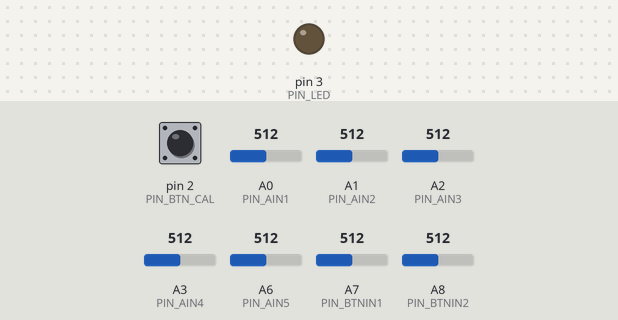
This program was run on a simulated SparkFun Pro Micro, built with avr-gcc and run on an emulated ATmega32U4. On the bench: output pins drawn as LEDs (lit = HIGH). Dashed ring = blinking. The test bench sets the inputs (shaded band); at power-on: pin 2 (PIN_BTN_CAL) HIGH, A0 (PIN_AIN1) = 512, A1 (PIN_AIN2) = 512, A2 (PIN_AIN3) = 512, A3 (PIN_AIN4) = 512, A6 (PIN_AIN5) = 512, A7 (PIN_BTNIN1) = 512, A8 (PIN_BTNIN2) = 512. EEPROM starts erased.

Above: at 2.2 s.
2.3 s: pin 2 (PIN_BTN_CAL) pulled LOW for 1 s
At 4.2 s:
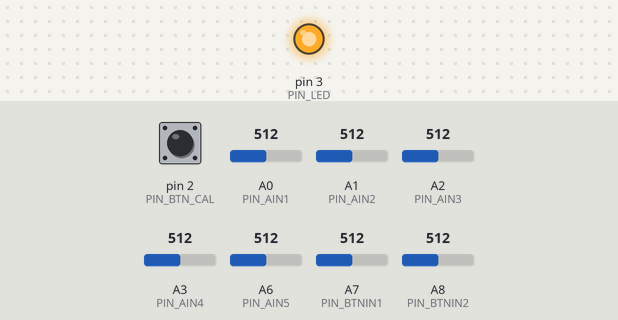
5.3 s: pin 2 (PIN_BTN_CAL) pulled LOW for 0.15 s
At 5.46 s:
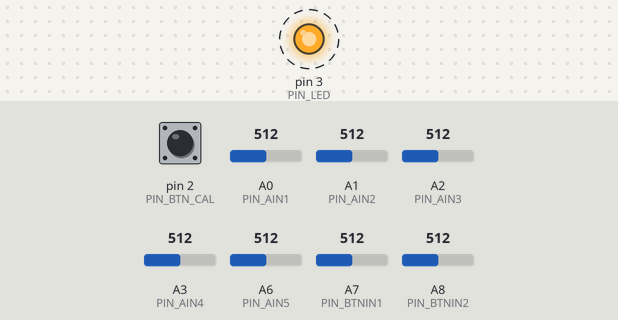
8.3 s: pin 2 (PIN_BTN_CAL) pulled LOW for 3.2 s
At 12.3 s:
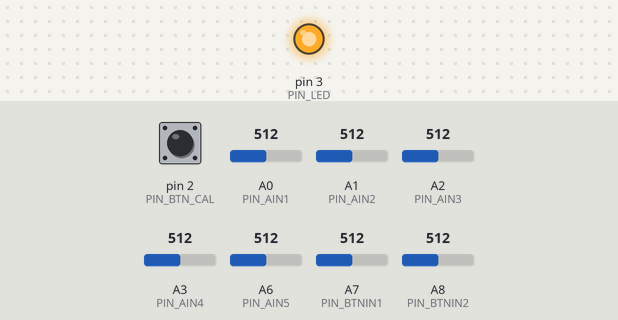
Timing chart, 0 to 13.8 s (numbered marks = the images above; inputs shaded):
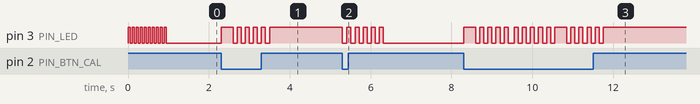

Measured:
- after the input at 2.3 s, pin 3 (PIN_LED): LOW → HIGH at once, then repeats every 0.20 s: LOW 0.10 s, HIGH 0.10 s, until it stays HIGH from 3.5 s
- after the input at 5.3 s, pin 3 (PIN_LED): alternates HIGH for 0.10 s and LOW for 0.10 s, 11 changes in all, then stays LOW, starting at once
- after the input at 8.3 s, pin 3 (PIN_LED): LOW → HIGH at once, → LOW 0.30 s later, → HIGH 0.10 s later, → LOW 0.10 s later, … (31 changes in this stretch)

The program:

main.cpp
```cpp
#include <Arduino.h>

#include "dio.h"
#include "analog.h"
#include "buttons.h"
#include "midi.h"

#include "configuration.h"

void setup() {
    // debugging interface
    #ifdef CONF_DEB_EN
    Serial.begin(CONF_DEB_BAUD);
    #endif

    // setup pins
    pinsSetupAll();

    // setup MIDI
    midiBegin(CONF_MIDI_CH_AIN, CONF_MIDI_CH_BTNS);

    // load CAL data
    loadEEPROMCalAll();

    // initialize buttons handler
    btnsBegin();

    // blink for startup finish confirmation
    ledBlinkFast();
}

void loop() {
    // check for CAL button press
    if (btnCalRead())
    {
        ledOn();
        delay(200);
        ledOff();
        if (btnCalRead())
        {
            calRun();
        }
    }

    // send analog MIDI data
    for (uint8_t i = 1; i < 6; i++)
    {
        if (ainActive(i) && ainConnected(i))
        {
            midiSendAin(i, ainReadNormval(i));
        }
    }

    // send button MIDI data
    for (uint8_t i = 1; i < 3; i++)
    {
        midiSendBtns(i, btnsReadBtnSingleTime(i));
    }

    // wait for MIDI buffer to be emptied
    midiFlush();
}
```

addresses.h
```cpp
#ifndef inc_addresses_h
#define inc_addresses_h

/// @brief AIN calibration values
/// @note All values have a 16-bit width and therefore need two cells of EEPROM per value stored
#define ADR_AIN1_MIN 10
#define ADR_AIN1_MAX 12
#define ADR_AIN2_MIN 20
#define ADR_AIN2_MAX 22
#define ADR_AIN3_MIN 30
#define ADR_AIN3_MAX 32
#define ADR_AIN4_MIN 40
#define ADR_AIN4_MAX 42
#define ADR_AIN5_MIN 50
#define ADR_AIN5_MAX 52
#define ADR_AIN_ALL {ADR_AIN1_MIN, ADR_AIN1_MAX, ADR_AIN2_MIN, ADR_AIN2_MAX, ADR_AIN3_MIN, ADR_AIN3_MAX, ADR_AIN4_MIN, ADR_AIN4_MAX, ADR_AIN5_MIN, ADR_AIN5_MAX}

#endif
```

analog.h
```cpp
#ifndef src_analog_h
#define src_analog_h

#include <Arduino.h>
#include <EEPROM.h>

#include "configuration.h"
#include "addresses.h"
#include "dio.h"

uint16_t calAin[10];
uint16_t calAinAdrs[] = ADR_AIN_ALL;

uint16_t ainReadRaw (uint8_t id)
{
    uint8_t _pin;
    switch (id)
    {
        case 1:
            _pin = PIN_AIN1;
            break;
        case 2:
            _pin = PIN_AIN2;
            break;
        case 3:
            _pin = PIN_AIN3;
            break;
        case 4:
            _pin = PIN_AIN4;
            break;
        case 5:
            _pin = PIN_AIN5;
            break;
        default:
            return 0;
            break;
    }

    return analogRead(_pin);
}

void loadEEPROMCalAll ()
{
    for (uint8_t i = 0; i < 10; i++)
    {
        uint16_t _buf;
        EEPROM.get(calAinAdrs[i], _buf);
        calAin[i] = _buf;
    }
}

void saveEEPROMCalAll ()
{
    for (uint8_t i = 0; i < 10; i++)
    {
        uint16_t _buf = calAin[i];
        EEPROM.put(calAinAdrs[i], _buf);
    }
}

void calRun ()
{
    ledBlink(); // blink CAL LED
    ledOn(); // turn LED on to show CAL active

    // reset CAL data
    for (uint8_t i = 1; i < 6; i++)
    {
        calAin[((i-1)*2)] = ainReadRaw(i);
        calAin[((i-1)*2)+1] = ainReadRaw(i);
    }

    bool _run = true;
    while (_run)
    {
        // exit on CAL button press
        if (btnCalRead())
        {
            ledOff();
            delay(50);
            ledOn();
            if (btnCalRead())
            {
                _run = false;
                continue;
            }
        }

        // calibrate all 5 channels at once
        for (uint8_t i = 1; i < 6; i++)
        {
            calAin[((i-1)*2)] = min(calAin[((i-1)*2)], ainReadRaw(i));
            calAin[((i-1)*2)+1] = max(calAin[((i-1)*2)+1], ainReadRaw(i));
        }
    }

    ledOff(); // turn CAL LED off again

    saveEEPROMCalAll(); // save to EEPROM

    ledBlink(); // blink for confirmation
}

uint16_t ainReadNormval (uint8_t id)
{
    return max(min(map(ainReadRaw(id), calAin[((id-1)*2)], calAin[((id-1)*2)+1], 0, 1024), 1023), 0);
}

bool ainActive (uint8_t id)
{
    uint16_t _calDiff = calAin[((id-1)*2)+1] - calAin[((id-1)*2)];
    return _calDiff >= CONF_AIN_CAL_DIFF_MIN;
}

bool ainConnected (uint8_t id)
{
    return ainReadRaw(id) <= CONF_AIN_CONNECTED_VAL_MAX;
}

#endif
```

buttons.h
```cpp
#ifndef src_buttons_h
#define src_buttons_h

#include <Arduino.h>

#include "configuration.h"
#include "pins.h"
#include "helpers.h"

uint8_t btnsLast[2];
unsigned long long btnsChangeLast[2];

void btnsBegin ()
{
    for (uint8_t i = 0; i < 2; i++)
    {
        btnsLast[i] = 0;
        btnsChangeLast[i] = millis();
    }
}

uint16_t btnsReadRaw (uint8_t id)
{
    uint8_t _pin;
    switch (id)
    {
        case 1:
            _pin = PIN_BTNIN1;
            break;
        case 2:
            _pin = PIN_BTNIN2;
            break;
        default:
            return 0;
            break;
    }

    return analogRead(_pin);
}

uint8_t btnsReadBtn (uint8_t id)
{
    // get settings from config
    uint16_t _diffMax;
    uint8_t _btnsNum;
    uint16_t _btnsADC1[] = CONF_BTNS_1_CAL;
    uint16_t _btnsADC2[] = CONF_BTNS_2_CAL;
    uint16_t *_btnsADC;
    switch (id)
    {
        case 1:
            _diffMax = CONF_BTNS_1_DIFF_MAX;
            _btnsNum = CONF_BTNS_1_NUM;
            _btnsADC = _btnsADC1;
            break;
        case 2:
            _diffMax = CONF_BTNS_2_DIFF_MAX;
            _btnsNum = CONF_BTNS_2_NUM;
            _btnsADC = _btnsADC2;
            break;
        default:
            return 0;
            break;
    }

    // read raw value
    uint16_t _raw = btnsReadRaw(id);

    // check for validity
    if (!valueInThreshold(_raw, btnsReadRaw(id), _diffMax))
    {
        return 0;
    }

    // find button presses
    uint8_t _btn = 0; // 0 means no button is pressed
    for (uint8_t i = 0; i < _btnsNum; i++)
    {
        if (valueInThreshold(_raw, _btnsADC[i], _diffMax))
        {
            _btn = i + 1; // button starts at 1; 0 is no button
            break;
        }
    }

    return _btn;
}

int8_t btnsReadBtnSingleTime (uint8_t id)
{
    uint8_t _id = id - 1;

    // check if timeout has passed
    unsigned long long _now = millis();
    if (_now < (btnsChangeLast[_id] + CONF_BTNS_TIMEOUT))
    {
        return -1;
    }

    uint8_t _val = btnsReadBtn(id);
    if (_val != btnsLast[_id])
    {
        // do not allow to change from one value to another without going to 0 (NoteOff) first
        if ((btnsLast[_id] != 0) && (_val != 0))
        {
            return -1;
        }

        btnsLast[_id] = _val;
        btnsChangeLast[_id] = _now;

        return _val;
    }

    return -1;
}

#endif
```

helpers.h
```cpp
#ifndef src_helpers_h
#define src_helpers_h

#include <Arduino.h>

bool valueInThreshold (uint16_t val, uint16_t comp, uint16_t thr)
{
    uint16_t _absDiff = (uint16_t)abs(((int32_t)comp) - ((int32_t)val));
    return (_absDiff <= thr);
}

#endif
```

midi.h
```cpp
#ifndef src_midi_h
#define src_midi_h

#include <Arduino.h>
#include <MIDIUSB.h>

#include "configuration.h"
#include "helpers.h"
#include "dio.h"

uint8_t midiChAin;
uint8_t midiChBtns;
uint16_t ctrlNormValsLast[5];
uint8_t ctrlMidiValsLast[5];
unsigned long ctrlTimeLast[5];
int8_t btnsLastPressed[2];

void midiGateClear ()
{
    for (uint8_t i = 0; i < 5; i++)
    {
        ctrlNormValsLast[i] = 0;
        ctrlMidiValsLast[i] = 0;
    }
}

void midiTimeoutClear ()
{
    for (uint8_t i = 0; i < 5; i++)
    {
        ctrlTimeLast[i] = millis();
    }
}

void midiBtnsClear ()
{
    for (uint8_t i = 0; i < 2; i++)
    {
        btnsLastPressed[i] = 0;
    }
}

void midiSetCh(uint8_t chAin, uint8_t chBtns)
{
    if ((chAin < 1) || (chAin > 16))
    {
        return;
    }
    midiChAin = chAin - 1; // MidiUSB needs CH from 0 to 15; real MIDI is 1-16

    if ((chBtns < 1) || (chBtns > 16))
    {
        return;
    }
    midiChBtns = chBtns - 1; // MidiUSB needs CH from 0 to 15; real MIDI is 1-16
}

void midiBegin (uint8_t chAin, uint8_t chBtns)
{
    midiSetCh(chAin, chBtns);
    midiGateClear();
    midiTimeoutClear();
}

void midiWriteCC (uint8_t ch, uint8_t ctrl, uint8_t val)
{
    ledOn(); // turn on LED to signal an input has happened

    // generate first MIDI byte
    uint8_t _b1 = 0xb0;
    _b1 = _b1 | (ch & 0x0f);

    // send MIDI over USB
    #ifndef CONF_DEB_DISABLE_MIDI
    midiEventPacket_t midiCC = {0x0b, _b1, ctrl, val};
    MidiUSB.sendMIDI(midiCC);
    #endif

    // send debugging output
    #ifdef CONF_DEB_EN
    Serial.print("CC Out: Ch: ");
    Serial.print(ch);
    Serial.print("; Ctrl: ");
    Serial.print(ctrl);
    Serial.print("; Val: ");
    Serial.println(val);
    #endif

    ledOff(); // turn LED off again
}

void midiSendCC (uint8_t ch, uint8_t id, uint16_t normVal)
{
    // id to address
    uint8_t _id = id - 1;

    // check gate threshold
    if (!valueInThreshold(normVal, ctrlNormValsLast[_id], CONF_MIDI_SEND_THRESHOLD))
    {
        ctrlTimeLast[_id] = millis();
    }

    // reset timer
    unsigned long _timer = millis() - ctrlTimeLast[_id];

    // check for input still moving
    bool _moving = _timer < CONF_MIDI_SEND_TIMEOUT;
    if (!_moving)
    {
        return;
    }
    // check if value really changed (may not have due to timeout or resolution reduction)
    if (ctrlNormValsLast[_id] == normVal)
    {
        return;
    }

    // send to ctrl according to mapping
    uint8_t _midiVal = map(normVal, 0, 1023, 0, 127);
    if (ctrlMidiValsLast[_id] == _midiVal)
    {
        return;
    }
    uint8_t _ccMap[] = CONF_MIDI_AIN_MAP;
    midiWriteCC(midiChAin, _ccMap[_id], _midiVal);

    // store new value for gate and MIDI-filter
    ctrlNormValsLast[_id] = normVal;
    ctrlMidiValsLast[_id] = _midiVal;
}

void midiWriteNoteOn (uint8_t ch, uint8_t noteVal, uint8_t velocity)
{
    ledOn(); // turn on LED to signal an input has happened

    // generate first MIDI byte
    uint8_t _b1 = 0x90;
    _b1 = _b1 | (ch & 0x0f);

    // send MIDI over USB
    #ifndef CONF_DEB_DISABLE_MIDI
    midiEventPacket_t midiCC = {0x09, _b1, noteVal, velocity};
    MidiUSB.sendMIDI(midiCC);
    #endif

    // send debugging output
    #ifdef CONF_DEB_EN
    Serial.print("NoteOn Out: Ch: ");
    Serial.print(ch);
    Serial.print("; NoteVal: ");
    Serial.print(noteVal);
    Serial.print("; Vel: ");
    Serial.println(velocity);
    #endif

    ledOff(); // turn LED off again
}

void midiWriteNoteOff (uint8_t ch, uint8_t noteVal)
{
    ledOn(); // turn on LED to signal an input has happened

    // generate first MIDI byte
    uint8_t _b1 = 0x80;
    _b1 = _b1 | (ch & 0x0f);

    // send MIDI over USB
    #ifndef CONF_DEB_DISABLE_MIDI
    midiEventPacket_t midiCC = {0x08, _b1, noteVal, 0x00};
    MidiUSB.sendMIDI(midiCC);
    #endif

    // send debugging output
    #ifdef CONF_DEB_EN
    Serial.print("NoteOff Out: Ch: ");
    Serial.print(ch);
    Serial.print("; NoteVal: ");
    Serial.println(noteVal);
    #endif

    ledOff(); // turn LED off again
}

void midiSendAin (uint8_t id, uint16_t normVal)
{
    midiSendCC(midiChAin, id, normVal);
}

void midiSendBtns (uint8_t id, int8_t btn)
{
    // check if button has changed
    if (btn < 0)
    {
        return;
    }

    // get mapping
    uint8_t _map1[] = CONF_MIDI_BTNS_1_MAP;
    uint8_t _map2[] = CONF_MIDI_BTNS_2_MAP;
    uint8_t *_map;
    switch (id)
    {
        case 1:
            _map = _map1;
            break;
        case 2:
            _map = _map2;
            break;
        default:
            return;
            break;
    }

    uint8_t _id = id - 1;

    if (btn == 0) // note off
    {
        uint8_t _note = _map[btnsLastPressed[_id]-1];
        midiWriteNoteOff(midiChBtns, _note);
    }
    else // note on
    {
        btnsLastPressed[_id] = btn;
        uint8_t _note = _map[btn-1];
        midiWriteNoteOn(midiChBtns, _note, 127);
    }
}

void midiFlush ()
{
    MidiUSB.flush();
}

#endif
```

configuration.h
```cpp
#ifndef inc_configuration_h
#define inc_configuration_h

// ** SECTION: MIDI **

// CC control addresses to send to from AIN1 to AIN5
/** Default Mapping:
 *      AIN1: Modulation (01)
 *      AIN2: Breath / (Aftertouch) (02)
 *      AIN3: Foot Controller (04)
 *      AIN4: General Purpose 1 (16)
 *      AIN5: Sound Controller 2 / (VCF / Filter) (71)
*/
#define CONF_MIDI_AIN_MAP {1, 2, 4, 16, 71}

// MIDI note values (1-127) for button controller 1
// default: {60, 61, 62, 63, 64, 65} (around middle C)
#define CONF_MIDI_BTNS_1_MAP {60, 61, 62, 63, 64, 65}

// MIDI note values (1-127) for button controller 2
// default: {}
#define CONF_MIDI_BTNS_2_MAP {}

// MIDI channel to use for AIN: usually the same as the keyboard to be controlled
// default: 1
#define CONF_MIDI_CH_AIN 1

// MIDI channel to use for BTNS: usually NOT the one that the keyboard(s) use
// default: 3 (to allow for two keyboards, as many people have it)
#define CONF_MIDI_CH_BTNS 3

// threshold of Input movement to open MIDI send-gate (all AIN range 0-1023 when calibrated correctly)
// default: 5
#define CONF_MIDI_SEND_THRESHOLD 5

// timeout to close gate after last movement (hold-time) [ms]
// default: 300
#define CONF_MIDI_SEND_TIMEOUT 300


// ** SECTION: Analog Inputs **

// minimal difference between CAL max and min value for a AIN channel to be considered active (input values can range 0-1023)
// default: 50
#define CONF_AIN_CAL_DIFF_MIN 50

// maximal ADC input value for a AIN channel to be considered connected (without connection an input gets pulled to AREF -> 1023 in ideal scenario)
// default: 1020
#define CONF_AIN_CONNECTED_VAL_MAX 1020


// ** SECTION: Buttonboards **

// maximum number of buttons used by any controller
// default: 6 (Hand-Controller)
#define CONF_BTNS_NUM_MAX 6

// timeout to wait for after a button was pressed [ms]
// default: 300
#define CONF_BTNS_TIMEOUT 300

// number of buttons on controller 1
// default: 6 (Hand-Controller)
#define CONF_BTNS_1_NUM 6

// ADC values of buttons on controller 1
// default: {92, 177, 324, 510, 695, 931}
#define CONF_BTNS_1_CAL {92, 177, 324, 510, 695, 931}

// ADC value difference for a button to be recognized on controller 1
// default: 40
#define CONF_BTNS_1_DIFF_MAX 40

// number of buttons on controller 2
// default: 0 (OFF)
#define CONF_BTNS_2_NUM 0

// ADC values of buttons on controller 2
// default: {}
#define CONF_BTNS_2_CAL {}

// ADC value difference for a button to be recognized on controller 2
// default: 40
#define CONF_BTNS_2_DIFF_MAX 40


// ** SECTION: Debugging **

// uncomment to enable debugging via USB-Serial
//#define CONF_DEB_EN

// uncomment to disable MIDI output (-> speeds up Serial debugging when no MIDI software connected)
//#define CONF_DEB_DISABLE_MIDI

// baud rate for USB-Serial
#define CONF_DEB_BAUD 115200

#endif
```

pins.h
```cpp
#ifndef inc_pins_h
#define inc_pins_h

#include <Arduino.h>

#define PIN_LED 3
#define PIN_BTN_CAL 2

#define PIN_AIN1 A0
#define PIN_AIN2 A1
#define PIN_AIN3 A2
#define PIN_AIN4 A3
#define PIN_AIN5 A6

#define PIN_BTNIN1 A7
#define PIN_BTNIN2 A8

#endif
```

dio.h
```cpp
#ifndef src_io_h
#define src_io_h

#include <Arduino.h>

#include "pins.h"

void pinModeOut (uint8_t pin)
{
    pinMode(pin, OUTPUT);
    digitalWrite(pin, LOW);
}

void pinsSetupAll ()
{
    pinModeOut(PIN_LED);
    pinMode(PIN_BTN_CAL, INPUT_PULLUP);
}

void ledOn ()
{
    digitalWrite(PIN_LED, HIGH);
}

void ledOff ()
{
    digitalWrite(PIN_LED, LOW);
}

void ledBlink ()
{
    for(uint8_t i = 0; i < 5; i++)
    {
        ledOn();
        delay(100);
        ledOff();
        delay(100);
    }
}

void ledBlinkFast ()
{
    for(uint8_t i = 0; i < 10; i++)
    {
        ledOn();
        delay(50);
        ledOff();
        delay(50);
    }
}

bool btnCalRead ()
{
    return !digitalRead(PIN_BTN_CAL);
}

#endif
```
